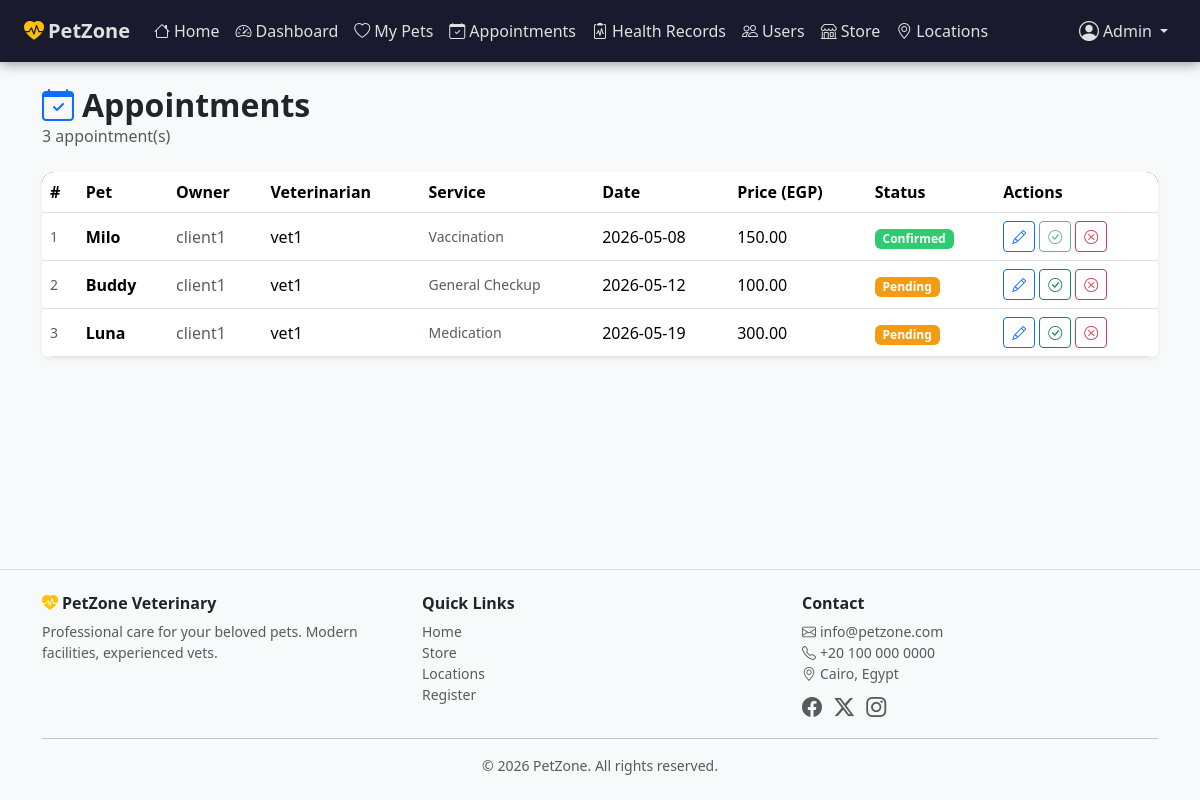
The page /view/pages/AppointmentsManagement.php (signed in) on the database its author committed.
### tables this page shows
CREATE TABLE IF NOT EXISTS `appointments` (
  `ID`           INT(11)       NOT NULL AUTO_INCREMENT,
  `petOwner`     VARCHAR(50)   NOT NULL,
  `EmployeeName` VARCHAR(50)   NOT NULL,
  `petname`      VARCHAR(50)   NOT NULL,
  `service_type` VARCHAR(100)  DEFAULT NULL,
  `aDate`        DATE          NOT NULL,
  `price`        DECIMAL(8,2)  NOT NULL DEFAULT 0.00,
  `status`       ENUM('Pending','Confirmed','Cancelled') NOT NULL DEFAULT 'Pending',
  `notes`        TEXT          DEFAULT NULL,
  `created_at`   TIMESTAMP     NOT NULL DEFAULT CURRENT_TIMESTAMP,
  PRIMARY KEY (`ID`),
  KEY `idx_owner`    (`petOwner`),
  KEY `idx_employee` (`EmployeeName`)
);

### control/services/appointment.service.php (called while the page is built, shortened)
<?php
require_once __DIR__ . '/superController.php';
class AppointmentsController extends SuperController {
    private static ?AppointmentsController $instance = null;
    public static function getInstance(): self {
        if (self::$instance === null) self::$instance = new self();
        return self::$instance;
    }
    public function getAppointments(string $type): array {
        $sql = match($type) {
            'employee' => 'SELECT * FROM appointments WHERE EmployeeName=:u ORDER BY aDate ASC',
            'client'   => 'SELECT * FROM appointments WHERE petOwner=:u ORDER BY aDate ASC',
            default    => null,
        };
        if ($sql === null) {
            return $this->db->query('SELECT * FROM appointments ORDER BY aDate ASC')->fetchAll();
        }
        $stmt = $this->db->prepare($sql);
        $stmt->execute([':u' => $_SESSION['Username']]);
        return $stmt->fetchAll();
    }
}

### control/services/superController.php (called while the page is built, shortened)
<?php
require_once __DIR__ . '/../../includes/db.php';
abstract class SuperController {
    public function __construct() {
        $this->db = db();
    }
}

### includes/db.php (called while the page is built, shortened)
<?php
function db(): PDO {
    static $pdo = null;
    $server   = $_ENV['DB_SERVER']   ?? (defined('DB_SERVER')   ? DB_SERVER   : 'localhost');
    $user     = $_ENV['DB_USER']     ?? (defined('DB_USER')     ? DB_USER     : 'root');
    $pass     = $_ENV['DB_PASS']     ?? (defined('DB_PASS')     ? DB_PASS     : '');
    $database = $_ENV['DB_DATABASE'] ?? (defined('DB_DATABASE') ? DB_DATABASE : 'petzone');
    $dsn = "mysql:host={$server};dbname={$database};charset=utf8mb4";
    $options = [
        PDO::ATTR_ERRMODE            => PDO::ERRMODE_EXCEPTION,
        PDO::ATTR_DEFAULT_FETCH_MODE => PDO::FETCH_ASSOC,
        PDO::ATTR_EMULATE_PREPARES   => false,
    ];
    try {
        $pdo = new PDO($dsn, $user, $pass, $options);
    } catch (PDOException $e) {
        error_log('DB connection failed: ' . $e->getMessage());
        die('<div style="font-family:sans-serif;padding:2rem;color:#c00">'
            . '<h2>Database unavailable</h2>'
            . '<p>Please make sure MySQL is running and the <code>petzone</code> database exists.</p>'
            . '</div>');
    }
    return $pdo;
}

### view/pages/AppointmentsManagement.php (the view, shortened to what this page needs)
<!DOCTYPE html>
<html lang="en">
<head>
  <?php include "sidebar.php"; ?>
</head>
<body class="bg-light d-flex flex-column min-vh-100">
<?php
$svc  = AppointmentsController::getInstance();
$type = $_SESSION['accountType'] ?? 'Client';
$appts = $svc->getAppointments(
    $type === 'Admin' ? 'all' : ($type === 'Employee' ? 'employee' : 'client')
);
?>
<div class="container py-4 flex-grow-1">
  <div class="d-flex justify-content-between align-items-center flex-wrap gap-2 mb-4">
    <div>
      <h2 class="fw-bold mb-0"><i class="bi bi-calendar-check me-2 text-primary"></i>Appointments</h2>
      <p class="text-muted mb-0"><?= count($appts) ?> appointment(s)</p>
    </div>
  </div>
  <?php if (empty($appts)): ?>
  <div class="text-center py-5">
    <i class="bi bi-calendar-x text-muted" style="font-size:4rem"></i>
    <h5 class="mt-3 text-muted">No appointments found</h5>
    <?php if ($type === 'Client'): ?>
    <a href="../forms/create-appointment.php" class="btn btn-primary mt-2">
      <i class="bi bi-calendar-plus me-1"></i>Book your first appointment
    </a>
    <?php endif; ?>
  </div>
  <?php else: ?>
  <div class="card border-0 shadow-sm">
    <div class="table-responsive">
      <table class="table table-hover align-middle mb-0 pz-table">
        <thead>
          <tr>
            <th>#</th>
            <th>Pet</th>
            <?php if ($type !== 'Client'): ?><th>Owner</th><?php endif; ?>
            <th>Veterinarian</th>
            <?php if ($type !== 'Client'): ?><th>Service</th><?php endif; ?>
            <th>Date</th>
            <th>Price (EGP)</th>
            <th>Status</th>
            <?php if ($type !== 'Employee' || true): ?><th>Actions</th><?php endif; ?>
          </tr>
        </thead>
        <tbody>
          <?php foreach ($appts as $a): ?>
          <tr>
            <td class="text-muted small"><?= $a['ID'] ?></td>
            <td class="fw-semibold"><?= htmlspecialchars($a['petname']) ?></td>
            <?php if ($type !== 'Client'): ?>
            <td class="text-muted"><?= htmlspecialchars($a['petOwner']) ?></td>
            <?php endif; ?>
            <td><?= htmlspecialchars($a['EmployeeName']) ?></td>
            <?php if ($type !== 'Client'): ?>
            <td class="text-muted small"><?= htmlspecialchars($a['service_type'] ?? '—') ?></td>
            <?php endif; ?>
            <td><?= htmlspecialchars($a['aDate']) ?></td>
            <td><?= number_format((float)$a['price'], 2) ?></td>
            <td>
              <span class="badge badge-<?= strtolower($a['status']) ?>">
                <?= htmlspecialchars($a['status']) ?>
              </span>
            </td>
            <td>
              <div class="d-flex gap-1">
                <a href="../forms/edit-appointment.php?ID=<?= $a['ID'] ?>&aDate=<?= urlencode($a['aDate']) ?>&status=<?= urlencode($a['status']) ?>"
                   class="btn btn-sm btn-outline-primary">
                  <i class="bi bi-pencil"></i>
                </a>
                <?php if ($type === 'Admin' || $type === 'Employee'): ?>
                <form method="post" action="" class="d-inline">
                  <button type="submit" name="updateStatus" class="btn btn-sm btn-outline-success"
                          title="Confirm" <?= $a['status']==='Confirmed' ? 'disabled' : '' ?>>
                    <i class="bi bi-check-circle"></i>
                  </button>
                </form>
                <form method="post" action="" class="d-inline">
                  <button type="submit" name="updateStatus" class="btn btn-sm btn-outline-danger"
                          title="Cancel" <?= $a['status']==='Cancelled' ? 'disabled' : '' ?>>
                    <i class="bi bi-x-circle"></i>
                  </button>
                </form>
                <?php endif; ?>
              </div>
            </td>
          </tr>
          <?php endforeach; ?>
        </tbody>
      </table>
    </div>
  </div>
  <?php endif; ?>
</div>
<?php include "../components/footer.php"; ?>
</body>
</html>

### view/style/custom.css (style rules this page uses)
:root { --pz-green: #2ecc71; --pz-teal: #1abc9c; --pz-dark: #1a1a2e; --pz-mid: #16213e; --pz-card: #0f3460; --pz-text: #e0e0e0; }
.pz-table { border-radius: 12px; overflow: hidden; }
.pz-table thead { background: var(--pz-dark); color: #fff; }
.badge-pending { background: #f39c12; }
.badge-confirmed { background: #2ecc71; }

### rows shown on the page
appointments: ID "1", petname "Milo", petOwner "client1", EmployeeName "vet1", service_type "Vaccination", aDate "2026-05-08", price "150.00", status "Confirmed"
appointments: ID "2", petname "Buddy", petOwner "client1", EmployeeName "vet1", service_type "General Checkup", aDate "2026-05-12", price "100.00", status "Pending"
appointments: ID "3", petname "Luna", petOwner "client1", EmployeeName "vet1", service_type "Medication", aDate "2026-05-19", price "300.00", status "Pending"

### other values the page prints
$user['firstname'] "Admin"
count($appts) "3"
